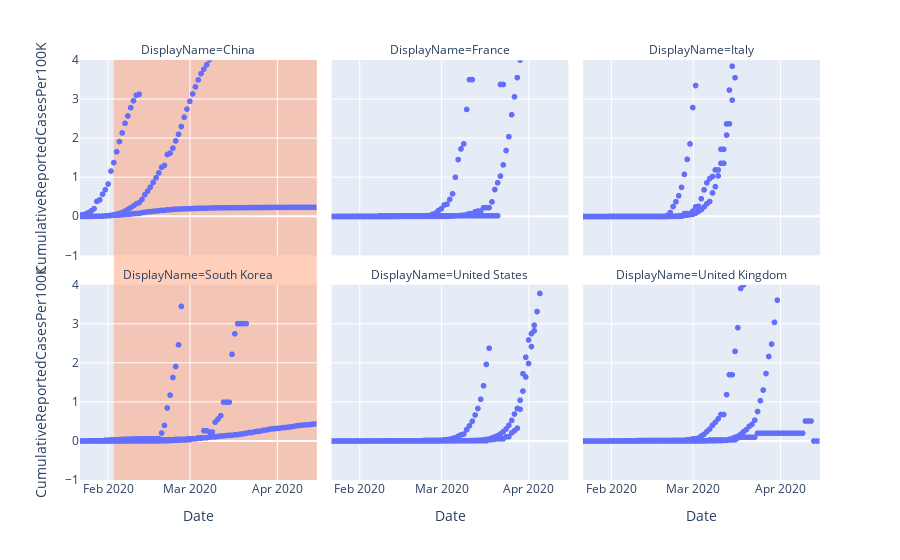

Notebook source saved alongside this figure:
### Code cell
fig = go.Figure()

#fig.add_trace(px.scatter(selected, x='Date', y='CumulativeReportedCasesPer100K'))

fig = px.scatter(selected, x="Date", y="CumulativeReportedCasesPer100K", facet_col="DisplayName", facet_col_wrap=3)
#fig.for_each_annotation(lambda a: a.update(text=a.text.split("=")[1]))
#fig.for_each_trace(lambda t: t.update(name=t.name.split("=")[1]))

fig.update_xaxes(range=['2020-01-22', '2020-04-15'])

fig.update_layout(
    #yaxis_title="y Axis Title",
    shapes=[
        dict(
            type='rect',
            xref='x',
            yref='paper',
            x0='2020-02-03',
            y0=0,
            x1='2020-04-25',
            y1=1,
            fillcolor="LightSalmon",
            opacity=0.5,
            layer="below",
            line_width=0,
        )
    ]
)

fig.show()

### Figure 1 — Plotly figure (JSON) as saved in the notebook; plotly's stock layout.template omitted (floating-point values rounded to 4 significant figures; data arrays with more than 128 entries replaced by an {"elided": "..."} marker saying what was removed)
{"data": [{"hoverlabel": {"namelength": 0}, "hovertemplate": "DisplayName=China<br>Date=%{x}<br>CumulativeReportedCasesPer100K=%{y}", "legendgroup": "", "marker": {"color": "#636efa", "symbol": "circle"}, "mode": "markers", "name": "", "showlegend": false, "type": "scattergl", "x": {"elided": "306 str values"}, "xaxis": "x4", "y": {"elided": "306 float values"}, "yaxis": "y4"}, {"hoverlabel": {"namelength": 0}, "hovertemplate": "DisplayName=France<br>Date=%{x}<br>CumulativeReportedCasesPer100K=%{y}", "legendgroup": "", "marker": {"color": "#636efa", "symbol": "circle"}, "mode": "markers", "name": "", "showlegend": false, "type": "scattergl", "x": {"elided": "306 str values"}, "xaxis": "x5", "y": {"elided": "306 float values"}, "yaxis": "y5"}, {"hoverlabel": {"namelength": 0}, "hovertemplate": "DisplayName=Italy<br>Date=%{x}<br>CumulativeReportedCasesPer100K=%{y}", "legendgroup": "", "marker": {"color": "#636efa", "symbol": "circle"}, "mode": "markers", "name": "", "showlegend": false, "type": "scattergl", "x": {"elided": "306 str values"}, "xaxis": "x6", "y": {"elided": "306 float values"}, "yaxis": "y6"}, {"hoverlabel": {"namelength": 0}, "hovertemplate": "DisplayName=South Korea<br>Date=%{x}<br>CumulativeReportedCasesPer100K=%{y}", "legendgroup": "", "marker": {"color": "#636efa", "symbol": "circle"}, "mode": "markers", "name": "", "showlegend": false, "type": "scattergl", "x": {"elided": "306 str values"}, "xaxis": "x", "y": {"elided": "306 float values"}, "yaxis": "y"}, {"hoverlabel": {"namelength": 0}, "hovertemplate": "DisplayName=United States<br>Date=%{x}<br>CumulativeReportedCasesPer100K=%{y}", "legendgroup": "", "marker": {"color": "#636efa", "symbol": "circle"}, "mode": "markers", "name": "", "showlegend": false, "type": "scattergl", "x": {"elided": "306 str values"}, "xaxis": "x2", "y": {"elided": "306 float values"}, "yaxis": "y2"}, {"hoverlabel": {"namelength": 0}, "hovertemplate": "DisplayName=United Kingdom<br>Date=%{x}<br>CumulativeReportedCasesPer100K=%{y}", "legendgroup": "", "marker": {"color": "#636efa", "symbol": "circle"}, "mode": "markers", "name": "", "showlegend": false, "type": "scattergl", "x": {"elided": "306 str values"}, "xaxis": "x3", "y": {"elided": "306 float values"}, "yaxis": "y3"}], "layout": {"annotations": [{"font": {}, "showarrow": false, "text": "DisplayName=South Korea", "x": 0.16, "xanchor": "center", "xref": "paper", "y": 0.465, "yanchor": "bottom", "yref": "paper"}, {"font": {}, "showarrow": false, "text": "DisplayName=United States", "x": 0.5, "xanchor": "center", "xref": "paper", "y": 0.465, "yanchor": "bottom", "yref": "paper"}, {"font": {}, "showarrow": false, "text": "DisplayName=United Kingdom", "x": 0.84, "xanchor": "center", "xref": "paper", "y": 0.465, "yanchor": "bottom", "yref": "paper"}, {"font": {}, "showarrow": false, "text": "DisplayName=China", "x": 0.16, "xanchor": "center", "xref": "paper", "y": 1.0, "yanchor": "bottom", "yref": "paper"}, {"font": {}, "showarrow": false, "text": "DisplayName=France", "x": 0.5, "xanchor": "center", "xref": "paper", "y": 1.0, "yanchor": "bottom", "yref": "paper"}, {"font": {}, "showarrow": false, "text": "DisplayName=Italy", "x": 0.84, "xanchor": "center", "xref": "paper", "y": 1.0, "yanchor": "bottom", "yref": "paper"}], "legend": {"tracegroupgap": 0}, "margin": {"t": 60}, "shapes": [{"fillcolor": "LightSalmon", "layer": "below", "line": {"width": 0}, "opacity": 0.5, "type": "rect", "x0": "2020-02-03", "x1": "2020-04-25", "xref": "x", "y0": 0, "y1": 1, "yref": "paper"}], "xaxis": {"anchor": "y", "domain": [0, 0.32], "range": ["2020-01-22", "2020-04-15"], "title": {"text": "Date"}}, "xaxis2": {"anchor": "y2", "domain": [0.34, 0.66], "matches": "x", "range": ["2020-01-22", "2020-04-15"], "title": {"text": "Date"}}, "xaxis3": {"anchor": "y3", "domain": [0.68, 1.0], "matches": "x", "range": ["2020-01-22", "2020-04-15"], "title": {"text": "Date"}}, "xaxis4": {"anchor": "y4", "domain": [0, 0.32], "matches": "x", "range": ["2020-01-22", "2020-04-15"], "showticklabels": false}, "xaxis5": {"anchor": "y5", "domain": [0.34, 0.66], "matches": "x", "range": ["2020-01-22", "2020-04-15"], "showticklabels": false}, "xaxis6": {"anchor": "y6", "domain": [0.68, 1.0], "matches": "x", "range": ["2020-01-22", "2020-04-15"], "showticklabels": false}, "yaxis": {"anchor": "x", "domain": [0, 0.465], "title": {"text": "CumulativeReportedCasesPer100K"}}, "yaxis2": {"anchor": "x2", "domain": [0, 0.465], "matches": "y", "showticklabels": false}, "yaxis3": {"anchor": "x3", "domain": [0, 0.465], "matches": "y", "showticklabels": false}, "yaxis4": {"anchor": "x4", "domain": [0.535, 1.0], "matches": "y", "title": {"text": "CumulativeReportedCasesPer100K"}}, "yaxis5": {"anchor": "x5", "domain": [0.535, 1.0], "matches": "y", "showticklabels": false}, "yaxis6": {"anchor": "x6", "domain": [0.535, 1.0], "matches": "y", "showticklabels": false}}}
